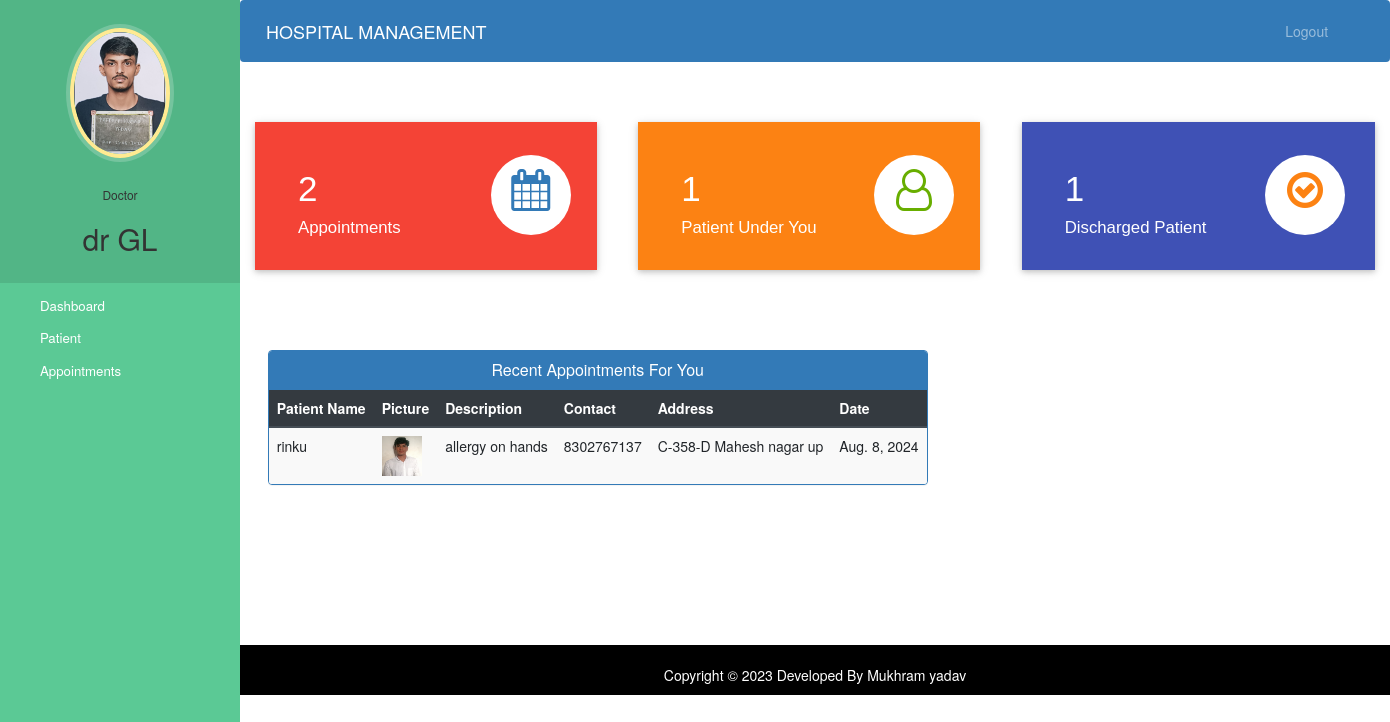
The app's page /doctor-dashboard (signed in) with its own data.
### hospital/models.py (models this page shows, shortened)
class Doctor(models.Model):
    user=models.OneToOneField(User,on_delete=models.CASCADE)
    profile_pic= models.ImageField(upload_to='profile_pic/DoctorProfilePic/',null=True,blank=True)
    address = models.CharField(max_length=40)
    mobile = models.CharField(max_length=20,null=True)
    department= models.CharField(max_length=50,choices=departments,default='Cardiologist')
    status=models.BooleanField(default=False)

class Appointment(models.Model):
    patientId=models.PositiveIntegerField(null=True)
    doctorId=models.PositiveIntegerField(null=True)
    patientName=models.CharField(max_length=40,null=True)
    doctorName=models.CharField(max_length=40,null=True)
    appointmentDate=models.DateField(auto_now=True)
    description=models.TextField(max_length=500)
    status=models.BooleanField(default=False)

class Patient(models.Model):
    user=models.OneToOneField(User,on_delete=models.CASCADE)
    profile_pic= models.ImageField(upload_to='profile_pic/PatientProfilePic/',null=True,blank=True)
    address = models.CharField(max_length=40)
    mobile = models.CharField(max_length=20,null=False)
    symptoms = models.CharField(max_length=100,null=False)
    assignedDoctorId = models.PositiveIntegerField(null=True)
    admitDate=models.DateField(auto_now=True)
    status=models.BooleanField(default=False)

### hospital/views.py (the view)
# urls.py: path('doctor-dashboard', views.doctor_dashboard_view,name='doctor-dashboard'),
@login_required(login_url='doctorlogin')
@user_passes_test(is_doctor)
def doctor_dashboard_view(request):
    patientcount=models.Patient.objects.all().filter(status=True,assignedDoctorId=request.user.id).count()
    appointmentcount=models.Appointment.objects.all().filter(status=True,doctorId=request.user.id).count()
    patientdischarged=models.PatientDischargeDetails.objects.all().distinct().filter(assignedDoctorName=request.user.first_name).count()
    appointments=models.Appointment.objects.all().filter(status=True,doctorId=request.user.id).order_by('-id')
    patientid=[]
    for a in appointments:
        patientid.append(a.patientId)
    patients=models.Patient.objects.all().filter(status=True,user_id__in=patientid).order_by('-id')
    appointments=zip(appointments,patients)
    mydict={
    'patientcount':patientcount,
    'appointmentcount':appointmentcount,
    'patientdischarged':patientdischarged,
    'appointments':appointments,
    'doctor':models.Doctor.objects.get(user_id=request.user.id), #for profile picture of doctor in sidebar
    }
    return render(request,'hospital/doctor_dashboard.html',context=mydict)

### hospital/views.py (called while the page is built)
def is_doctor(user):
    return user.groups.filter(name='DOCTOR').exists()

### templates/hospital/doctor_dashboard.html
{% extends 'hospital/doctor_base.html' %}
{% load static %}
{% block content %}
{%include 'hospital/doctor_dashboard_cards.html'%}
<br><br><br><br>
<div class="container">
  <div class="row">
    <div class="panel panel-primary" style="margin-left:2%;">
      <div class="panel-heading" style="text-align:center;">
        <h6 class="panel-title">Recent Appointments For You</h6>
      </div>
      <table class="table table-hover table-striped" id="dev-table">
        <thead class="thead-dark">
          <tr>
            <th>Patient Name</th>
            <th>Picture</th>
            <th>Description</th>
            <th>Contact</th>
            <th>Address</th>
            <th>Date</th>
          </tr>
        </thead>
        {% for a,p in appointments %}
        <tr>
          <td>{{a.patientName}}</td>
          <td> <img src="{% static p.profile_pic.url %}" alt="Profile Pic" height="40px" width="40px" /></td>
          <td>{{a.description}}</td>
          <td>{{p.mobile}}</td>
          <td>{{p.address}}</td>
          <td>{{a.appointmentDate}}</td>
        </tr>
        {% endfor %}
      </table>
    </div>
  </div>
</div>
{% endblock content %}

### templates/hospital/doctor_base.html (shortened to what this page needs)
<!DOCTYPE html>
{% load static %}
<html lang="en">
<head>
  <link rel="stylesheet" href="https://stackpath.bootstrapcdn.com/bootstrap/4.3.1/css/bootstrap.min.css">
  <link rel="stylesheet" href="https://maxcdn.bootstrapcdn.com/font-awesome/4.7.0/css/font-awesome.min.css">
</head>
<body>
  <nav class="menu" tabindex="0">
    <header class="avatar">
      <img src="{% static doctor.profile_pic.url %}" alt="Profile Pic" />
      <br><br>
      <h6>Doctor</h6>
      <h2>{{request.user.first_name}}</h2>
    </header>
    <ul>
      <li tabindex="0" class="icon-dashboard"> <a style="color:white; text-decoration:none;" href="/doctor-dashboard"><span>Dashboard</span></a> </li>
      <li tabindex="0" class="icon-users"> <a style="color:white; text-decoration:none;" href="/doctor-patient"><span>Patient</span></a></li>
      <li tabindex="0" class="icon-calendar"> <a style="color:white; text-decoration:none;" href="/doctor-appointment"><span>Appointments</span></a></li>
    </ul>
  </nav>
  <main>
    <div class="bs-example">
      <nav class="navbar navbar-expand-md  navbar-dark fixed-top" style="background:#337AB7;">
        <a href="/doctor-dashboard" class="navbar-brand">HOSPITAL MANAGEMENT</a>
        <div class="collapse navbar-collapse justify-content-between" id="navbarCollapse">
          <div class="navbar-nav" style=" margin-left: 90%;">
            <a href="/logout" class="nav-item nav-link">Logout</a>
          </div>
        </div>
      </nav>
    </div>
    <br><br>
    {% block content %}
    {% endblock content %}
    <br><br><br><br><br><br><br>
    <footer>
      <br>
      <div class="container">
        <div class="row">
          <div class="col-md-12 col-sm-12">
            <div style="color:#ffffff;" class="wow fadeInUp footer-copyright">
              <p>
                Copyright &copy; 2023 Developed By Mukhram yadav </p>
            </div>
          </div>
        </div>
      </div>
    </footer>
  </main>
</body>
</html>

### templates/hospital/doctor_dashboard_cards.html (shortened to what this page needs)
<!DOCTYPE html>
<html lang="en" dir="ltr">
<head>
  <link rel="stylesheet" href="https://maxcdn.bootstrapcdn.com/bootstrap/3.4.1/css/bootstrap.min.css">
  <link rel="stylesheet" href="https://cdnjs.cloudflare.com/ajax/libs/font-awesome/4.7.0/css/font-awesome.min.css">
</head>
<body>
  <div class="market-updates">
    <div class="col-md-4 market-update-gd">
      <div class="market-update-block clr-block-1">
        <div class="col-md-8 market-update-left">
          <h3>{{appointmentcount}}</h3>
          <h4>Appointments</h4>
        </div>
        <div class="col-md-4 market-update-right">
          <i class="fa fa-calendar"> </i>
        </div>
        <div class="clearfix"> </div>
      </div>
    </div>
    <div class="col-md-4 market-update-gd">
      <div class="market-update-block clr-block-2">
        <div class="col-md-8 market-update-left">
          <h3>{{patientcount}}</h3>
          <h4>Patient Under You</h4>
        </div>
        <div class="col-md-4 market-update-right">
          <i class="fa fa-user-o"></i>
        </div>
        <div class="clearfix"> </div>
      </div>
    </div>
    <div class="col-md-4 market-update-gd">
      <div class="market-update-block clr-block-3">
        <div class="col-md-8 market-update-left">
          <h3>{{patientdischarged}}</h3>
          <h4>Discharged Patient</h4>
        </div>
        <div class="col-md-4 market-update-right">
          <i class="fa fa-check-circle-o" aria-hidden="true"></i>
        </div>
        <div class="clearfix"> </div>
      </div>
    </div>
  </div>
</body>
</html>

### templates/hospital/doctor_base.html (style rules this page uses)
a:link { text-decoration: none; }
a { color: white; }
footer { padding: 0px 0px 0px 0px; background-color: black; margin: 0px; }
.fa { font-size: 23px; width: 60px; text-align: center; text-decoration: none; margin: 5px 2px; border-radius: 50%; }
p { text-align: center; }
body { padding-left: 240px; }
main { position: relative; height: 100vh; }
.menu { background: #5bc995; height: 100vh; width: 240px; position: fixed; top: 0px; left: 0; z-index: 5; outline: none; }
.menu .avatar { background: rgba(0, 0, 0, 0.1); padding: 2em 0.5em; text-align: center; }
.menu .avatar img { width: 100px; border-radius: 50%; overflow: hidden; border: 4px solid #ffea92; box-shadow: 0 0 0 4px rgba(255, 255, 255, 0.2); }
.menu .avatar h2 { font-weight: normal; margin-bottom: 0; }
.menu ul { list-style: none; padding: 0.5em 0; margin: 0; }
.menu ul li { padding: 0.5em 1em 0.5em 3em; font-size: 0.95em; font-weight: regular; background-repeat: no-repeat; background-position: left 15px center; background-size: auto 20px; transition: all 0.15s linear; cursor: pointer; }
.menu ul li.icon-dashboard { background-image: url("http://www.entypo.com/images//gauge.svg"); }
.menu ul li.icon-users { background-image: url("http://www.entypo.com/images//users.svg"); }
.menu ul li.icon-calendar { background-image: url("http://www.entypo.com/images//calendar.svg"); }

### templates/hospital/doctor_dashboard_cards.html (style rules this page uses)
.market-update-block { padding: 2em 2em; background: #999; }
.market-update-block h3 { color: #fff; font-size: 2.5em; font-family: 'Carrois Gothic', sans-serif; }
.market-update-block h4 { font-size: 1.2em; color: #fff; margin: 0.3em 0em; font-family: 'Carrois Gothic', sans-serif; }
.market-update-block.clr-block-1 { background: #f44336; margin-right: 0.8em; box-shadow: 0 2px 5px 0 rgba(0, 0, 0, 0.16), 0 2px 10px 0 rgba(0, 0, 0, 0.12); transition: 0.5s all; -webkit-transition: 0.5s all; -moz-transition: 0.5s all; -o-transition: 0.5s all; }
.market-update-block.clr-block-2 { background: #FC8213; margin-right: 0.8em; box-shadow: 0 2px 5px 0 rgba(0, 0, 0, 0.16), 0 2px 10px 0 rgba(0, 0, 0, 0.12); transition: 0.5s all; -webkit-transition: 0.5s all; -moz-transition: 0.5s all; -o-transition: 0.5s all; }
.market-update-block.clr-block-3 { background: #3f51b5; box-shadow: 0 2px 5px 0 rgba(0, 0, 0, 0.16), 0 2px 10px 0 rgba(0, 0, 0, 0.12); transition: 0.5s all; -webkit-transition: 0.5s all; -moz-transition: 0.5s all; -o-transition: 0.5s all; }
.market-update-right i.fa.fa-user-o { font-size: 3em; color: #68AE00; width: 80px; height: 80px; background: #fff; text-align: center; border-radius: 49px; -webkit-border-radius: 49px; -moz-border-radius: 49px; -o-border-radius: 49px; line-height: 1.7em; }
.market-update-right i.fa.fa-check-circle-o { font-size: 3em; color: #FC8213; width: 80px; height: 80px; background: #fff; text-align: center; border-radius: 49px; -webkit-border-radius: 49px; -moz-border-radius: 49px; -o-border-radius: 49px; line-height: 1.7em; }
.market-update-right i.fa.fa-calendar { font-size: 3em; color: #337AB7; width: 80px; height: 80px; background: #fff; text-align: center; border-radius: 49px; -webkit-border-radius: 49px; -moz-border-radius: 49px; -o-border-radius: 49px; line-height: 1.7em; }
.market-update-left { padding: 0px; }

### records on screen
Doctor: profile_pic (picture)
Appointment: patientName "rinku", profile_pic (picture), description "allergy on hands", mobile "8302767137", address "C-358-D Mahesh nagar up", appointmentDate "Aug. 8, 2024"

### other values on screen
{{ request.user.first_name }} "dr GL"
{{ appointmentcount }} "2"
{{ patientcount }} "1"
{{ patientdischarged }} "1"
